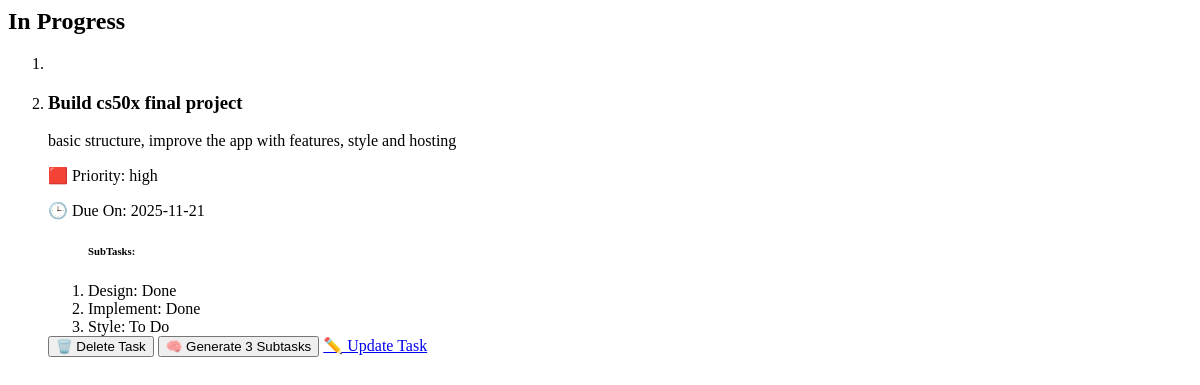
/column/In Progress/html (signed in), run on an earlier commit of the app's database.
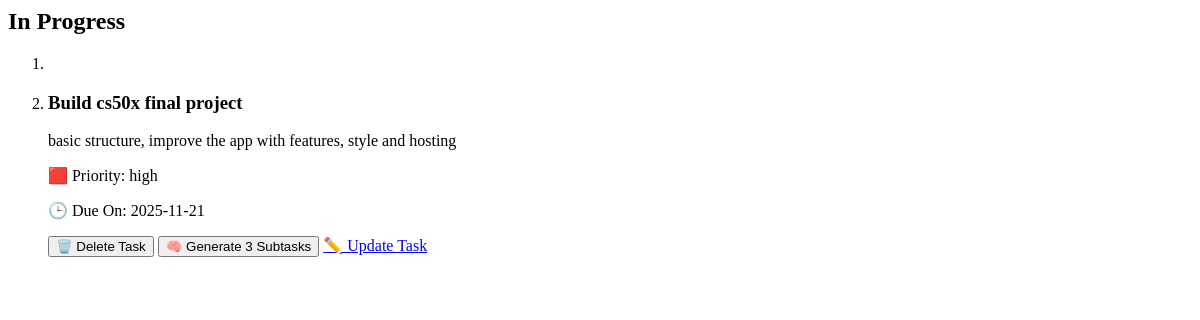
And on a later commit of the database.
### tables this page shows
CREATE TABLE tasks(
                id INTEGER PRIMARY KEY AUTOINCREMENT NOT NULL,
                title TEXT NOT NULL,
                user_id INTEGER NOT NULL,
                description TEXT,
                status TEXT NOT NULL DEFAULT 'To Do',
                created_at TIMESTAMP DEFAULT CURRENT_TIMESTAMP, 
                priority TEXT NOT NULL, 
                due_date DATE, parent_id INTEGER DEFAULT NULL,  
                FOREIGN KEY (user_id) REFERENCES "users_old"(id) ON DELETE CASCADE
                );

### app.py (the view)
@app.route("/column/<string:status>/html")
@login_required
def column_html(status):
    column_id = None
    if status == "To Do":
        column_id = "todo"
    elif status == "In Progress":
        column_id = "in-progress"
    elif status == "Done":
        column_id = "done"
    else:
        return jsonify({"error": f"Invalid status: {status}"}), 400
    tasks = get_tasks_by_user(session["user_id"])
    subtasks = get_subtasks(session["user_id"])
    today, after_tommorow = get_date_deatails()
    return render_template(
        "/_column.html",
        tasks=tasks,
        subtasks=subtasks,
        column_id=column_id,
        column_title=status,
        bg_color = "var(--back-todo)" if status == "To Do" else ("var(--back-progress)" if status == "In Progress" else "var(--back-done)"),
        today=today,
        after_tommorow=after_tommorow
    )

### db.py (called while the page is built)
def get_db():
    if "db" not in g:
        g.db = sqlite3.connect(
            DATABASE,
            detect_types=sqlite3.PARSE_DECLTYPES,
            check_same_thread=False
        )
        g.db.row_factory = sqlite3.Row
    return g.db

def get_tasks_by_user(user_id):
    db = get_db()
    return db.execute(
        f"""SELECT * FROM tasks WHERE user_id = ? {oredr_state}
        """,(user_id,)).fetchall()

def get_subtasks(user_id):
    db = get_db()
    return db.execute(
        "SELECT * FROM tasks WHERE user_id = ? AND parent_id IS NOT NULL ORDER BY parent_id",
        (user_id,)).fetchall()

### helpers.py (called while the page is built)
def login_required(f):
    @wraps(f)
    def decorated_function(*args, **kwargs):
        if session.get("user_id") is None:
            return redirect(url_for('login', next=request.url))
        return f(*args, **kwargs)
    return decorated_function

def get_date_deatails():
    today = date.today()
    after_tomorrow = today + timedelta(days=2)
    return today, after_tomorrow

### templates/_column.html
<section id="{{ column_id }}-column" class="column">
    <h2 id="{{ column_id }}-heading">{{ column_title }}{{ column_emo}}</h2>
    <ol class="task-list" id="{{ column_title }}">
        <li style="background-color: {{ bg_color }}"></li>
        {% for task in tasks %}
            {% if task.status == column_title %}
                <li id="{{ task.id }}" class="task-card" draggable="{{ 'true' if task.status != 'Done' else 'false' }}">
                    <h3>{{ task.title }}</h3>
                    <p>{{ task.description }}</p>
                    {% if task.status != 'Done' %}
                        <p id="priority-{{ task.priority }}">
                            {{
                                '🟥' if task.priority == 'high'
                                else '🟩' if task.priority == 'low'
                                else '🟧'
                            }}
                            Priority: {{ task.priority }}
                        </p>
                        {% if task.due_date is not none%}
                            {% if task.due_date < today %}
                                <p id="due_date" class="over_due">⛔ Due On: {{ task.due_date }}</p>
                            {% elif task.due_date < after_tommorow %}
                                <p id="due_date" class="due_soon">⏳ Due On: {{ task.due_date }}</p>
                            {% else %}
                                <p id="due_date">🕒 Due On: {{ task.due_date }}</p>
                            {% endif %}
                        {% endif %}
                    {% endif %}
                    {% set ns = namespace(printed=false) %}
                    {% set ns = namespace(break_loop=False) %}
                    <ol>
                        {% for sub in subtasks %}
                            {% if not ns.break_loop %}
                                {% if sub.parent_id == task.id %}
                                    {% if task.status == 'Done' %}
                                        <h6>✅ All subtasks complete</h6>
                                        {% set ns.break_loop = true %}
                                    {% else %}
                                        {% if not ns.printed %}
                                            <h6>SubTasks:</h6>
                                            {% set ns.printed = true %}
                                        {% endif %}
                                        <li>{{ sub.title }}: {{ sub.status }}</li>
                                    {% endif %}
                                {% endif %}
                            {% endif %}
                        {% endfor %}
                    </ol>
                    <div id="task-buttons">
                        <button onclick="deleteTask('{{ task.id }}')" id="delete-task">🗑️ Delete Task</button>
                        {% if task.status != 'Done' %}
                            <button id="sub-task" data-loading="false" onclick="generateTask('{{ task.id }}', this)">🧠 Generate 3 Subtasks</button>
                        {% endif %}
                        <a href="{{ url_for('editTask', id=task.id) }}" id="update-task">✏️ Update Task</a>
                    </div>
                </li>
            {% endif %}
        {% endfor %}
    </ol>
</section>

What changed in the data, as far as the page shows it:
removed tasks: shows "SubTasks:", title "Design", status "Done", shown under "Build cs50x final project"
removed tasks: title "Implement", status "Done", shown under "Build cs50x final project"
removed tasks: title "Style", status "To Do", shown under "Build cs50x final project"
